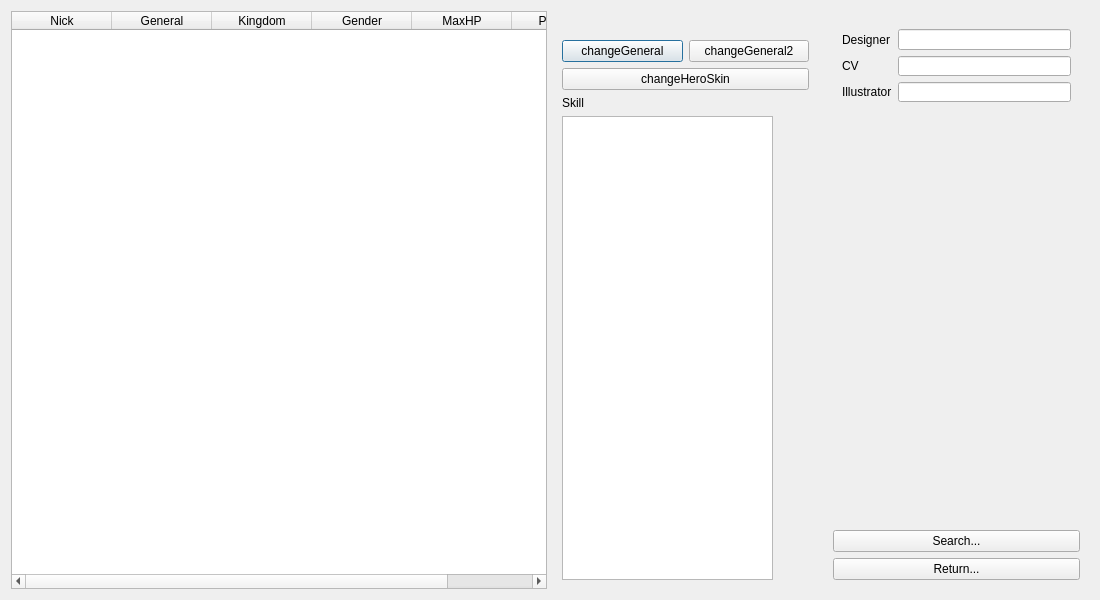
<?xml version="1.0" encoding="UTF-8"?>
<ui version="4.0">
 <class>GeneralOverview</class>
 <widget class="QDialog" name="GeneralOverview">
  <property name="windowModality">
   <enum>Qt::NonModal</enum>
  </property>
  <property name="geometry">
   <rect>
    <x>0</x>
    <y>0</y>
    <width>1100</width>
    <height>600</height>
   </rect>
  </property>
  <property name="minimumSize">
   <size>
    <width>945</width>
    <height>550</height>
   </size>
  </property>
  <property name="baseSize">
   <size>
    <width>0</width>
    <height>0</height>
   </size>
  </property>
  <property name="windowTitle">
   <string>General Overview</string>
  </property>
  <layout class="QHBoxLayout" name="horizontalLayout_2">
   <item>
    <widget class="QTableWidget" name="tableWidget">
     <property name="editTriggers">
      <set>QAbstractItemView::NoEditTriggers</set>
     </property>
     <property name="selectionMode">
      <enum>QAbstractItemView::SingleSelection</enum>
     </property>
     <property name="selectionBehavior">
      <enum>QAbstractItemView::SelectRows</enum>
     </property>
     <property name="sortingEnabled">
      <bool>true</bool>
     </property>
     <column>
      <property name="text">
       <string>Nick</string>
      </property>
     </column>
     <column>
      <property name="text">
       <string>General</string>
      </property>
     </column>
     <column>
      <property name="text">
       <string>Kingdom</string>
      </property>
     </column>
     <column>
      <property name="text">
       <string>Gender</string>
      </property>
     </column>
     <column>
      <property name="text">
       <string>MaxHP</string>
      </property>
     </column>
     <column>
      <property name="text">
       <string>Package</string>
      </property>
     </column>
    </widget>
   </item>
   <item>
    <layout class="QHBoxLayout" name="horizontalLayout">
     <item>
      <widget class="QFrame" name="frame">
       <layout class="QVBoxLayout" name="verticalLayout_2">
        <item>
         <widget class="QLabel" name="generalPhoto">
          <property name="text">
           <string/>
          </property>
          <property name="pixmap">
           <pixmap>../image/generals/card/caocao.jpg</pixmap>
          </property>
         </widget>
        </item>
        <item>
         <layout class="QHBoxLayout" name="changeGeneralButtonLayout">
          <property name="sizeConstraint">
           <enum>QLayout::SetFixedSize</enum>
          </property>
          <property name="leftMargin">
           <number>0</number>
          </property>
          <property name="bottomMargin">
           <number>0</number>
          </property>
          <item>
           <widget class="QPushButton" name="changeGeneralButton">
            <property name="text">
             <string>changeGeneral</string>
            </property>
           </widget>
          </item>
          <item>
           <widget class="QPushButton" name="changeGeneral2Button">
            <property name="text">
             <string>changeGeneral2</string>
            </property>
           </widget>
          </item>
         </layout>
        </item>
        <item>
         <widget class="QPushButton" name="changeHeroSkinButton">
          <property name="text">
           <string>changeHeroSkin</string>
          </property>
         </widget>
        </item>
        <item>
         <widget class="QLabel" name="skillLabel">
          <property name="text">
           <string>Skill</string>
          </property>
         </widget>
        </item>
        <item>
         <widget class="QTextEdit" name="skillTextEdit">
          <property name="maximumSize">
           <size>
            <width>211</width>
            <height>16777215</height>
           </size>
          </property>
          <property name="readOnly">
           <bool>true</bool>
          </property>
         </widget>
        </item>
       </layout>
      </widget>
     </item>
     <item>
      <widget class="QFrame" name="frame2">
       <layout class="QVBoxLayout" name="verticalLayout">
        <item>
         <widget class="QFrame" name="frame1">
          <property name="minimumSize">
           <size>
            <width>241</width>
            <height>0</height>
           </size>
          </property>
          <property name="maximumSize">
           <size>
            <width>271</width>
            <height>91</height>
           </size>
          </property>
          <layout class="QGridLayout" name="gridLayout">
           <item row="1" column="1">
            <widget class="QLineEdit" name="cvLineEdit">
             <property name="frame">
              <bool>true</bool>
             </property>
             <property name="alignment">
              <set>Qt::AlignRight|Qt::AlignTrailing|Qt::AlignVCenter</set>
             </property>
             <property name="readOnly">
              <bool>true</bool>
             </property>
            </widget>
           </item>
           <item row="1" column="0">
            <widget class="QLabel" name="cvLabel">
             <property name="text">
              <string>CV</string>
             </property>
            </widget>
           </item>
           <item row="0" column="1">
            <widget class="QLineEdit" name="designerLineEdit">
             <property name="alignment">
              <set>Qt::AlignRight|Qt::AlignTrailing|Qt::AlignVCenter</set>
             </property>
             <property name="readOnly">
              <bool>true</bool>
             </property>
            </widget>
           </item>
           <item row="0" column="0">
            <widget class="QLabel" name="designerLabel">
             <property name="text">
              <string>Designer</string>
             </property>
            </widget>
           </item>
           <item row="2" column="0">
            <widget class="QLabel" name="illustratorLabel">
             <property name="text">
              <string>Illustrator</string>
             </property>
            </widget>
           </item>
           <item row="2" column="1">
            <widget class="QLineEdit" name="illustratorLineEdit">
             <property name="frame">
              <bool>true</bool>
             </property>
             <property name="alignment">
              <set>Qt::AlignRight|Qt::AlignTrailing|Qt::AlignVCenter</set>
             </property>
             <property name="readOnly">
              <bool>true</bool>
             </property>
            </widget>
           </item>
          </layout>
         </widget>
        </item>
        <item>
         <widget class="QScrollArea" name="scrollArea">
          <property name="maximumSize">
           <size>
            <width>271</width>
            <height>16777215</height>
           </size>
          </property>
          <property name="frameShape">
           <enum>QFrame::NoFrame</enum>
          </property>
          <property name="widgetResizable">
           <bool>true</bool>
          </property>
          <widget class="QWidget" name="scrollAreaWidgetContents">
           <property name="geometry">
            <rect>
             <x>0</x>
             <y>0</y>
             <width>247</width>
             <height>408</height>
            </rect>
           </property>
          </widget>
         </widget>
        </item>
        <item>
         <widget class="QPushButton" name="searchButton">
          <property name="text">
           <string>Search...</string>
          </property>
         </widget>
        </item>
        <item>
         <widget class="QPushButton" name="returnButton">
          <property name="text">
           <string>Return...</string>
          </property>
         </widget>
        </item>
       </layout>
      </widget>
     </item>
    </layout>
   </item>
  </layout>
 </widget>
 <resources/>
 <connections/>
</ui>
